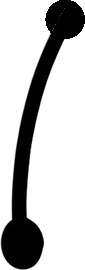
#> input picture skills_archive/ricksclips-short-style-org/examples/demo/puppets/official/armL.png, 85 x 270 px, given in place of head.png, which was not available
$ python crown_coin_variants.py
#> lines starting #> are read from the running program, lines starting #| are printed output that depends on the picture
#> further down, head is the input picture: shape (270, 85, 4); mean R, G, B, A 29.1, 28.7, 28.1, 65.2
# Crown + coin props and the puppet variants that go with them (made locally with PIL,
# no Higgsfield). Everything is derived from existing puppets, so the style matches.
#   puppets/prop_crown              the tiny king's gold crown, cut out of dwarf_king (flies, lands)
#   puppets/prop_coin               a gold coin with a star
#   puppets/dwarf_king_nocrown      the tiny king with a bare head (all faces)
#   puppets/orange_tabby_cat_crown  the orange cat wearing the crown
#   puppets/main_hero_tlama_crown   Tlama wearing the crown (all faces)
#   puppets/main_hero_tlama_coin    Tlama holding the coin in the right hand (star upright at armR -100)
# Run: .venv/bin/python scripts/crown_coin_variants.py "$PWD"
import json, shutil, os, sys
import numpy as np
from PIL import Image, ImageDraw
from scipy import ndimage

ROOT = sys.argv[1] if len(sys.argv) > 1 else os.getcwd()
PUP = f"{ROOT}/puppets"
INK = (39, 25, 37, 255)


def yellow(a):
    R, G, B, A = (a[..., i].astype(int) for i in range(4))
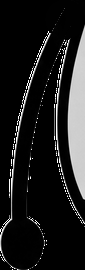
#> R: shape (270, 85) int64; min 0, max 255, mean 29.1
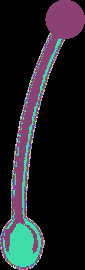
#> A: shape (270, 85) int64; 240 distinct labels, from 0 to 255; one colour per label, 0 black
    return (R > 170) & (G > 120) & (B < 130) & (A > 100) & (R - B > 80)
#> returned value: shape (270, 85) bool; every value is 0


def crown_mask(a, grow=11):
    """Crown = the yellow blob plus its ink outline (ink pixels close to the yellow, above the head)."""
    y = yellow(a)
    lab, n = ndimage.label(y)
#> lab: shape (270, 85) int32; every value is 0
#> n = 0
    if n == 0:
        return np.zeros_like(y)
    sizes = ndimage.sum(y, lab, range(1, n + 1))
    y = lab == (1 + int(np.argmax(sizes)))
    near = ndimage.binary_dilation(y, iterations=grow)
    R, G, B, A = (a[..., i].astype(int) for i in range(4))
    dark = (R + G + B < 300) & (A > 60)
    return y | (near & dark) | (near & (A < 250) & ~(R + G + B > 600))


# [61 lines left out: functions fit_circle, remove_crown, fresh, prop_puppet, not called in this run]


# ---------- crown prop (cut from the king's head) ----------
head = np.array(Image.open(f"{PUP}/dwarf_king/head.png").convert("RGBA"))
m = crown_mask(head)
cr = head.copy(); cr[~m] = 0
ys, xs = np.nonzero(m)
#> ys = empty array; xs = empty array
#> (the run stopped early here; a loop or call above may not have finished)

$ run again, on skills_archive/ricksclips-short-style-org/examples/demo/puppets/official/legL.png
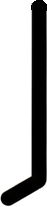
#> input picture skills_archive/ricksclips-short-style-org/examples/demo/puppets/official/legL.png, 47 x 207 px, given in place of head.png, which was not available
#> head is the input picture: shape (207, 47, 4); mean R, G, B, A 11, 10.8, 10.3, 88.7
#> in yellow, `R, G, B, A = (a[..., i].astype(int) for i in range(4))`:
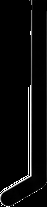
#> R: shape (207, 47) int64; min 0, max 255, mean 11
#> in yellow, `R, G, B, A = (a[..., i].astype(int) for i in range(4))`:
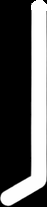
#> A: shape (207, 47) int64; min 0, max 255, mean 88.7
#> lab: shape (207, 47) int32; every value is 0
#> n = 0
#> ys = empty array

$ run again, on skills_archive/ricksclips-short-style-org/examples/demo/puppets/official/legR.png
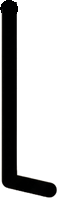
#> input picture skills_archive/ricksclips-short-style-org/examples/demo/puppets/official/legR.png, 57 x 198 px, given in place of head.png, which was not available
#> head is the input picture: shape (198, 57, 4); mean R, G, B, A 9.7, 9.5, 8.9, 78.8
#> in yellow, `R, G, B, A = (a[..., i].astype(int) for i in range(4))`:
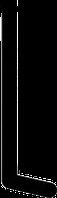
#> R: shape (198, 57) int64; min 0, max 255, mean 9.7
#> in yellow, `R, G, B, A = (a[..., i].astype(int) for i in range(4))`:
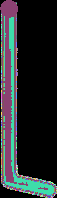
#> A: shape (198, 57) int64; 146 distinct labels, from 0 to 255; one colour per label, 0 black
#> lab: shape (198, 57) int32; every value is 0
#> n = 0
#> ys = empty array
